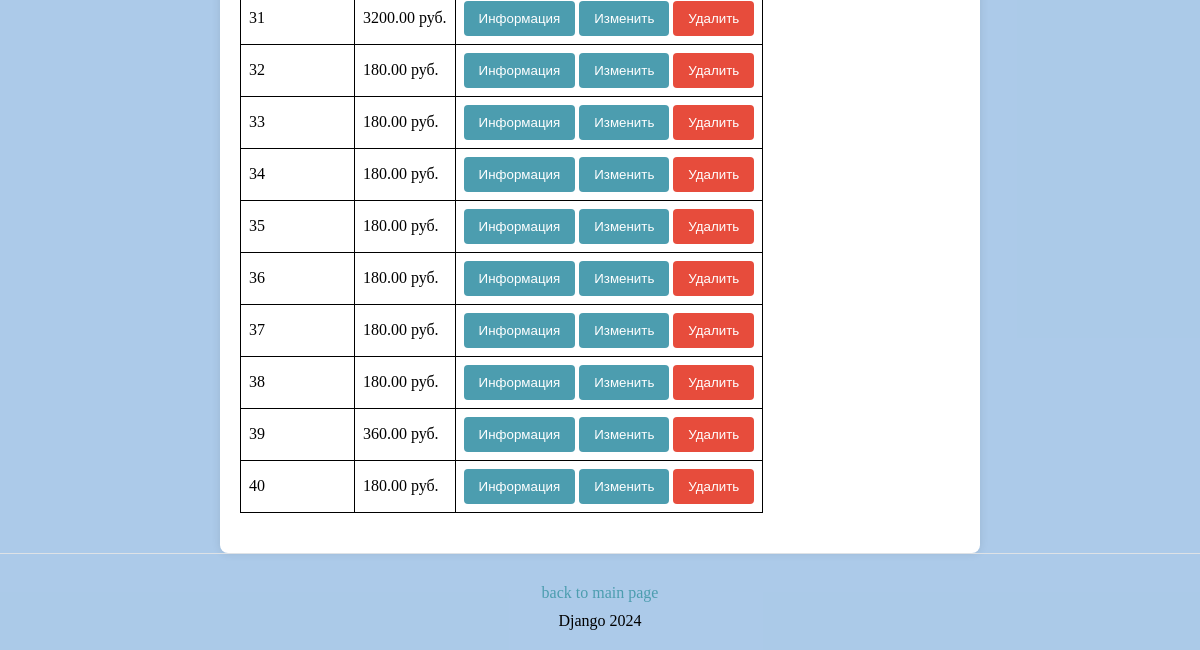
The app's page /orders/ (signed in, lower part), older data.
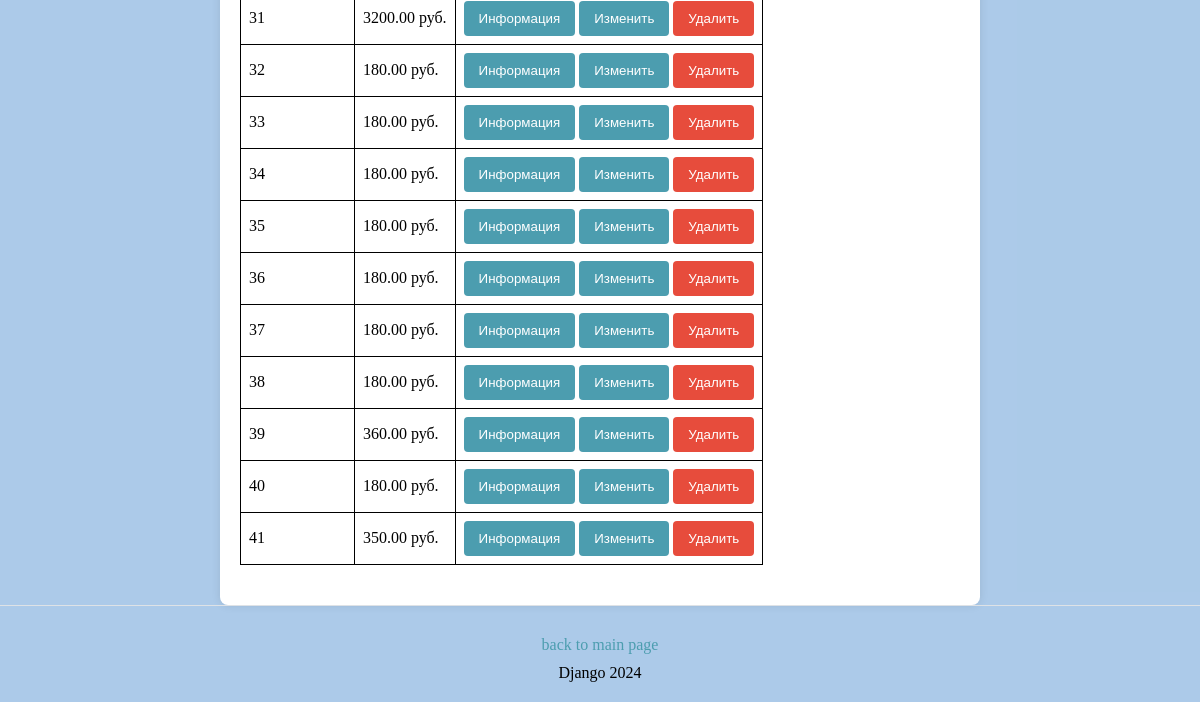
The same page, newer data.
### orders/models.py (models this page shows, shortened)
class Order(models.Model):
    objects = models.Manager()
    buyer = models.ForeignKey(Buyer, on_delete=models.CASCADE,
                              related_name="orders")
    created_at = models.DateTimeField(auto_now_add=True)
    price = models.DecimalField(max_digits=10, decimal_places=2, default=0)
    delivery_address = models.ForeignKey('buyers.Address', null=True,
                                         blank=True, on_delete=models.SET_NULL)

### orders/views.py (the view)
# urls.py: path('', order_list, name='order_list'),
@login_required
def order_list(request):
    orders = Order.objects.all()
    return render(request, 'orders/order_list.html', {'orders': orders})

### templates/orders/order_list.html (shortened to what this page needs)
{% load static %}
<!DOCTYPE html>
<html lang="en">
<head>
    <link rel="stylesheet" href="{% static 'order/order.css' %}">
    <link rel="stylesheet" href="{% static 'other/other.css' %}">
</head>
<body>
<div class="order-container">
    <table class="order-table">
        <tbody>
        {% for order in orders %}
            <tr>
                <td>{{ order.id }}</td>
                <td>{{ order.price }} руб.</td>
                <td>
                    <form action="{% url 'order_detail' order.id %}"
                          method="GET" style="display:inline;">
                        <button type="submit" class="button">Информация
                        </button>
                    </form>
                    <form action="{% url 'order_update' order.id %}"
                          method="GET" style="display:inline;">
                        <button type="submit" class="button">Изменить
                        </button>
                    </form>
                    <form action="{% url 'order_delete' order.id %}"
                          method="GET" style="display:inline;">
                        <button type="submit" class="delete-button">Удалить
                        </button>
                    </form>
                </td>
            </tr>
        {% empty %}
            <tr>
                <td colspan="3" class="no-orders">Нет доступных заказов.</td>
            </tr>
        {% endfor %}
        </tbody>
    </table>
</div>
<footer>
    <a href="{% url 'main' %}" class="footer-button">back to main page</a>
    <p>Django 2024</p>
</footer>
</body>
</html>

Row changes from the older to the newer data that the page shows:
added Order: id "41", price "350.00"
